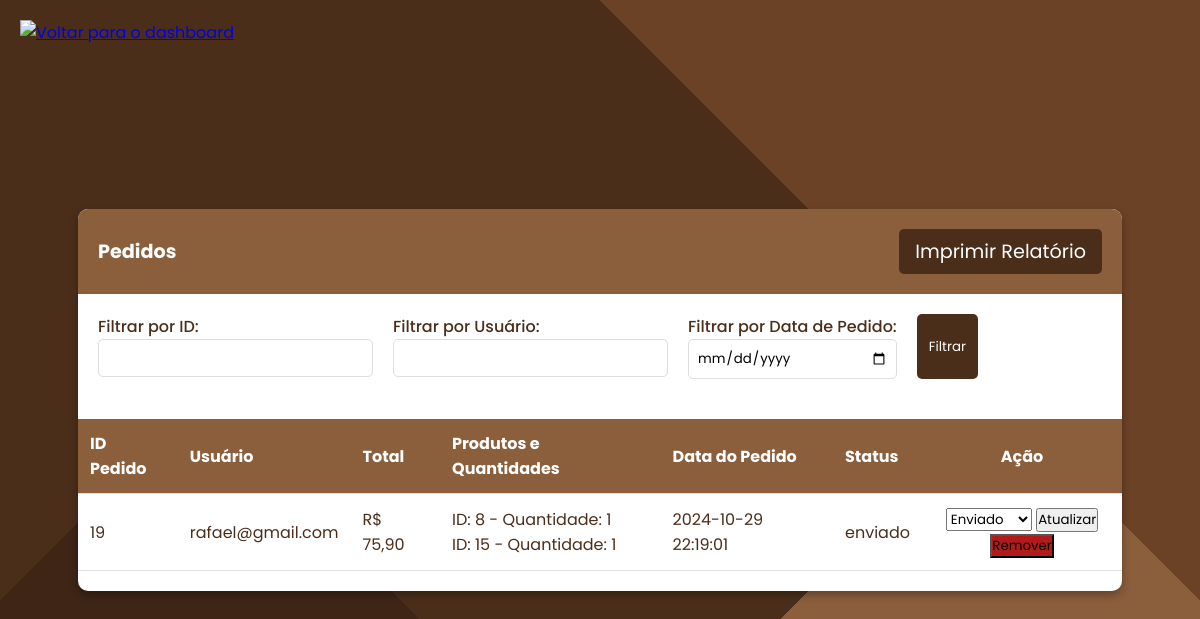
/pedidos.php?filtro_id=19 (signed in), run on the app's committed database.
### tables this page shows
CREATE TABLE `pedidos` (
  `id` int(11) NOT NULL,
  `produto_id` int(11) DEFAULT NULL,
  `status` enum('pendente','enviado','entregue') DEFAULT 'pendente',
  `data_pedido` timestamp NOT NULL DEFAULT current_timestamp(),
  `usuario` varchar(255) NOT NULL,
  `total` decimal(10,2) NOT NULL,
  `produtos` text NOT NULL
);

### pedidos.php (the view, shortened to what this page needs)
<?php
include "conexao.php";
$filtro_id = isset($_GET['filtro_id']) ? intval($_GET['filtro_id']) : null;
$sql = "SELECT pedidos.id AS pedido_id, pedidos.usuario, pedidos.total, pedidos.produtos,
        pedidos.status, pedidos.data_pedido
        FROM pedidos
        WHERE 1=1";
if ($filtro_id) {
    $sql .= " AND pedidos.id = $filtro_id";
}
$sql .= " ORDER BY pedidos.data_pedido DESC";
$result = $conexao->query($sql);
?>
<!DOCTYPE html>
<html lang="pt-br">
<head>
</head>
<body>
    <div class="back-button">
        <a href="dashboard.php" title="Voltar para a página dashboard">
            <img src="https://cdn-icons-png.flaticon.com/512/66/66822.png" alt="Voltar para o dashboard">
        </a>
    </div>
    <div class="container">
        <div class="header">
            <span>Pedidos</span>
            <button onclick="window.print()" id="print-button">Imprimir Relatório</button>
        </div>
        <form method="GET" class="filter-form">
            <label for="filtro_id">
                Filtrar por ID:
                <input type="number" id="filtro_id" name="filtro_id">
            </label>
            <label for="filtro_usuario">
                Filtrar por Usuário:
                <input type="text" id="filtro_usuario" name="filtro_usuario">
            </label>
            <label for="filtro_data">
                Filtrar por Data de Pedido:
                <input type="date" id="filtro_data" name="filtro_data">
            </label>
            <button type="submit">Filtrar</button>
        </form>
        <div class="divTable">
            <table>
                <thead>
                    <tr>
                        <th>ID Pedido</th>
                        <th>Usuário</th>
                        <th>Total</th>
                        <th>Produtos e Quantidades</th>
                        <th>Data do Pedido</th>
                        <th>Status</th>
                        <th class="acao">Ação</th>
                    </tr>
                </thead>
                <tbody>
                    <?php while ($row = $result->fetch_assoc()): ?>
                        <tr>
                            <td><?php echo $row['pedido_id']; ?></td>
                            <td><?php echo htmlspecialchars($row['usuario']); ?></td>
                            <td>R$ <?php echo number_format($row['total'], 2, ',', '.'); ?></td>
                            <td class="produtos">
                                <?php
                                $produtos = json_decode($row['produtos'], true);
                                if ($produtos) {
                                    foreach ($produtos as $produto_id => $quantidade) {
                                        echo "ID: $produto_id - Quantidade: $quantidade<br>";
                                    }
                                } else {
                                    echo "Nenhum produto encontrado";
                                }
                                ?>
                            </td>
                            <td><?php echo $row['data_pedido']; ?></td>
                            <td><?php echo $row['status']; ?></td>
                            <td class="acao">
                                <form method="POST" style="display: inline;">
                                    <select name="status">
                                        <option value="enviado" <?php if ($row['status'] === 'enviado') echo 'selected'; ?>>Enviado</option>
                                    </select>
                                    <button type="submit">Atualizar</button>
                                </form>
                                <form method="POST" style="display: inline;">
                                    <button type="submit" class="btn-danger">Remover</button>
                                </form>
                            </td>
                        </tr>
                    <?php endwhile; ?>
                </tbody>
            </table>
        </div>
    </div>
</body>
</html>

### pedidos.php (style rules this page uses)
* { margin: 0; padding: 0; box-sizing: border-box; font-family: 'Poppins', sans-serif; }
body { display: flex; align-items: center; justify-content: center; background: linear-gradient(135deg, #4B2E1A 30%, transparent 30%), linear-gradient(45deg, #3E2516 30%, transparent 30%), linear-gradient(225deg, #6B4226 30%, transparent 30%), linear-gradient(315deg, #8B5E3C 30%, transparent 30%); background-size: 100% 100%; background-color: #4B2E1A; height: 100vh; padding: 20px; }
.container { width: 90%; max-width: 1200px; background: white; border-radius: 10px; overflow: hidden; box-shadow: 0 4px 8px rgba(0, 0, 0, 0.3); }
.header { display: flex; align-items: center; justify-content: space-between; padding: 20px; background-color: #8B5E3C; color: white; font-weight: bold; font-size: 1.2em; }
#print-button { padding: 8px 16px; font-size: 1em; color: white; background-color: #4B2E1A; border: none; border-radius: 5px; cursor: pointer; transition: background-color 0.3s; }
.filter-form { display: flex; gap: 20px; padding: 20px; }
.filter-form label { display: flex; flex-direction: column; font-weight: 500; color: #4B2E1A; }
.filter-form input { padding: 8px; border: 1px solid #ddd; border-radius: 5px; }
.filter-form button { padding: 8px 12px; background-color: #4B2E1A; color: white; border: none; border-radius: 5px; cursor: pointer; transition: background-color 0.3s; }
.divTable { overflow-x: auto; }
table { width: 100%; border-collapse: collapse; margin: 20px 0; }
th, td { padding: 12px; text-align: left; border-bottom: 1px solid #ddd; color: #4B2E1A; }
th { background-color: #8B5E3C; color: white; }
.acao { text-align: center; width: 200px; }
.acao .btn-danger { background-color: #b31a1a; }
.back-button { position: absolute; top: 20px; left: 20px; }
.back-button img { width: 32px; height: 32px; }

### data on the page
pedidos: id "19", usuario "rafael@gmail.com", total "75,90", produto_id "8", produtos "1", produto_id "15", data_pedido "2024-10-29 22:19:01", status "enviado", status "Enviado"
